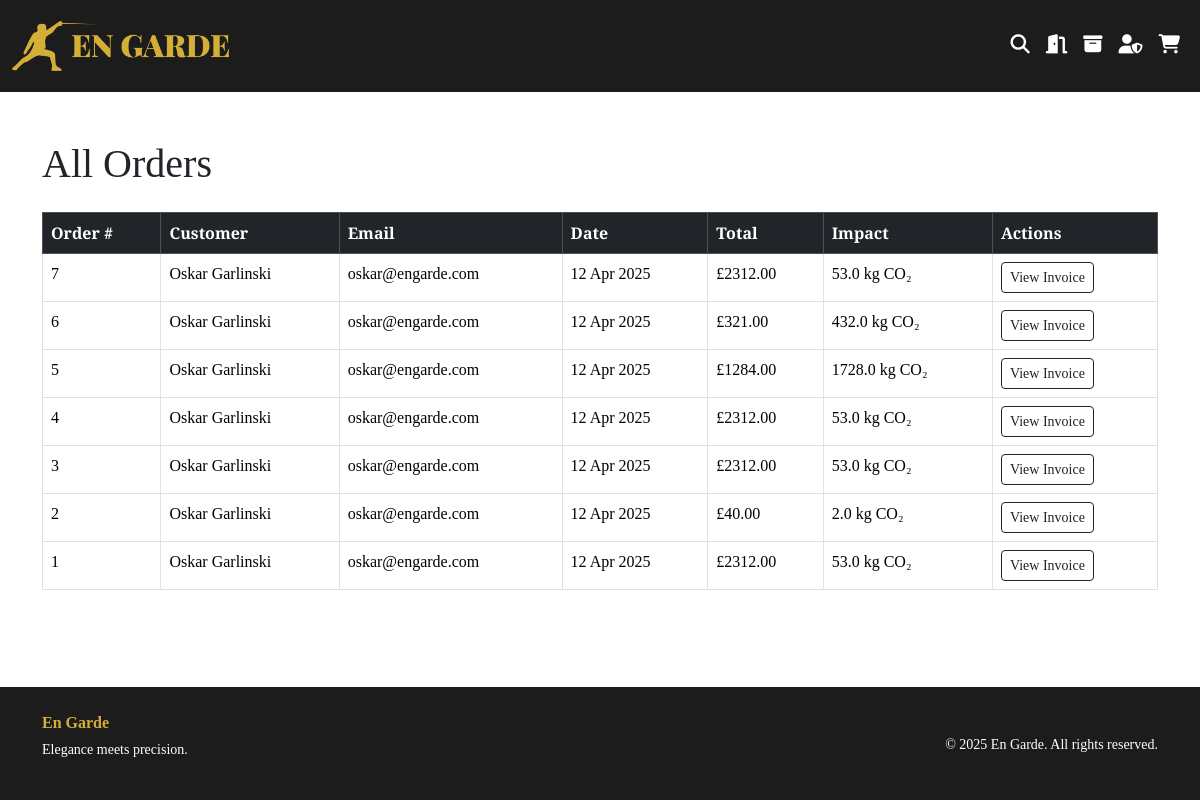
Page /admin/orders (signed in) on the earlier database version.
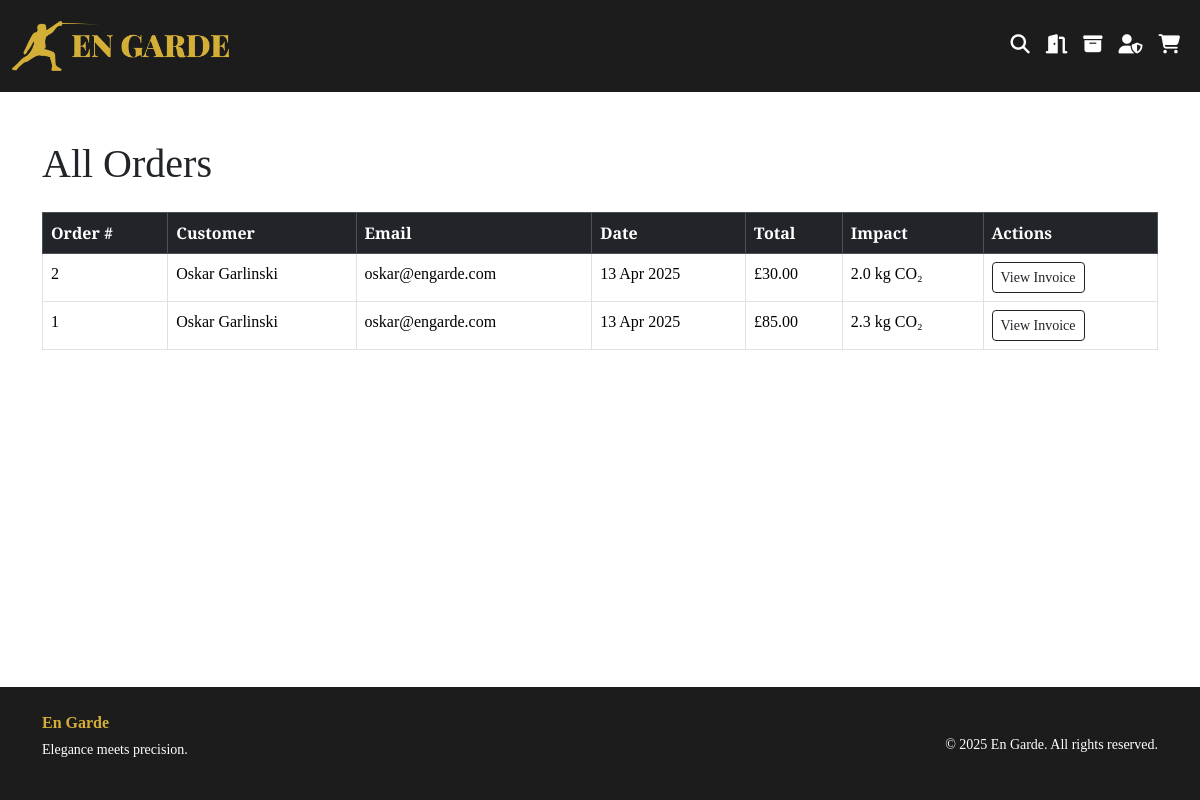
Same page on the later database version.
### website/models.py (models this page shows, shortened)
class Order(db.Model):
    __tablename__ = 'orders'
    id = db.Column(db.Integer, primary_key=True)
    user_id = db.Column(db.Integer, db.ForeignKey('user.id'), nullable=True)
    first_name = db.Column(db.String(100), nullable=False)
    last_name = db.Column(db.String(100), nullable=False)
    email = db.Column(db.String(120), nullable=False)
    address = db.Column(db.String(255), nullable=False)
    city = db.Column(db.String(100), nullable=False)
    postal_code = db.Column(db.String(20), nullable=False)
    country = db.Column(db.String(100), nullable=False)
    total_price = db.Column(db.Float, nullable=False)
    total_impact = db.Column(db.Float, nullable=False)
    created_at = db.Column(db.DateTime, server_default=db.func.now())
    items = db.relationship(
        "OrderItem", backref="order", cascade="all, delete")

### website/admin.py (the view)
@admin.route('admin/orders')
@admin_required
def admin_orders():
    orders = Order.query.order_by(Order.created_at.desc()).all()
    return render_template('admin/admin_orders.html', orders=orders)

### website/admin.py (called while the page is built)
def admin_required(f):
    @wraps(f)
    def decorated_function(*args, **kwargs):
        if not current_user.is_authenticated or not current_user.is_admin:
            abort(403)
        return f(*args, **kwargs)
    return decorated_function

### website/templates/admin/admin_orders.html (shortened to what this page needs)
{% extends 'base.html' %}
{% block content %}
  <div class="container py-5">
    <h1 class="mb-4">All Orders</h1>
    <table class="table table-bordered table-hover">
      <thead class="table-dark">
        <tr>
          <th>Order #</th>
          <th>Customer</th>
          <th>Email</th>
          <th>Date</th>
          <th>Total</th>
          <th>Impact</th>
          <th>Actions</th>
        </tr>
      </thead>
      <tbody>
        {% for order in orders %}
          <tr>
            <td>{{ order.id }}</td>
            <td>{{ order.first_name }} {{ order.last_name }}</td>
            <td>{{ order.email }}</td>
            <td>{{ order.created_at.strftime('%d %b %Y') }}</td>
            <td>£{{ '%.2f'|format(order.total_price) }}</td>
            <td>{{ order.total_impact }} kg CO₂</td>
            <td>
              <a href="{{ url_for('views.download_invoice', order_id=order.id) }}" class="btn btn-sm btn-outline-dark" target="_blank">View Invoice</a>
            </td>
          </tr>
        {% endfor %}
      </tbody>
    </table>
  </div>
{% endblock %}

Differences in the rows shown:
removed Order: id "7", first_name "Oskar", last_name "Garlinski", email "oskar@engarde.com", created_at "12 Apr 2025", total_price "2312.00", total_impact "53.0"
removed Order: id "6", first_name "Oskar", last_name "Garlinski", email "oskar@engarde.com", created_at "12 Apr 2025", total_price "321.00", total_impact "432.0"
removed Order: id "5", first_name "Oskar", last_name "Garlinski", email "oskar@engarde.com", created_at "12 Apr 2025", total_price "1284.00", total_impact "1728.0"
removed Order: id "4", first_name "Oskar", last_name "Garlinski", email "oskar@engarde.com", created_at "12 Apr 2025", total_price "2312.00", total_impact "53.0"
removed Order: id "3", first_name "Oskar", last_name "Garlinski", email "oskar@engarde.com", created_at "12 Apr 2025", total_price "2312.00", total_impact "53.0"
changed Order id 2: created_at "12 Apr 2025" → "13 Apr 2025"; total_price "40.00" → "30.00"
changed Order id 1: created_at "12 Apr 2025" → "13 Apr 2025"; total_price "2312.00" → "85.00"; total_impact "53.0" → "2.3"
